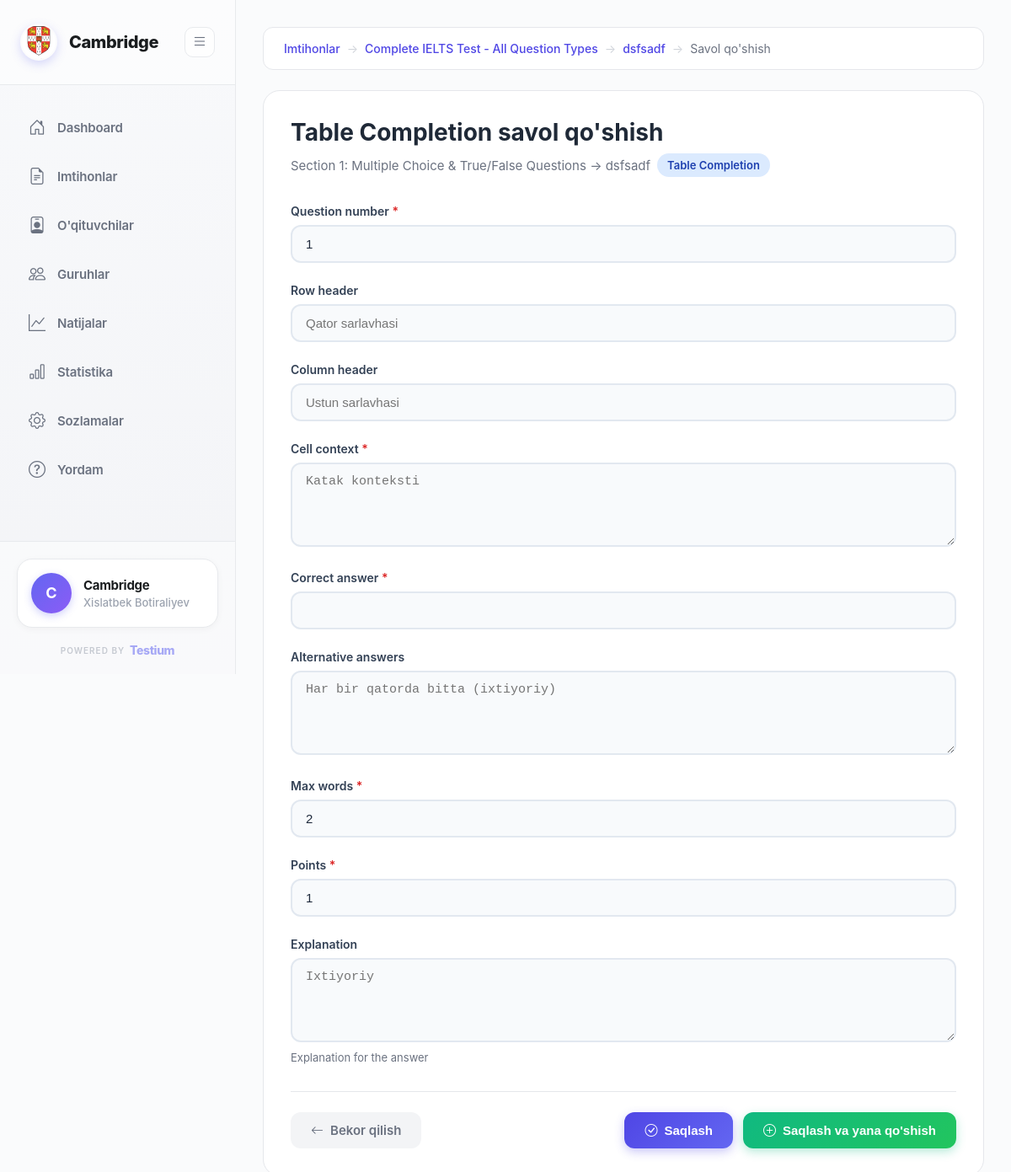
Screenshot of /question-groups/38/questions/table/create/ (signed in) with the database file from the repository.
### organizations/models.py (models this page shows, shortened)
class Organization(AbstractUser):
    full_name = models.CharField(max_length=255, default='User')
    organization_name = models.CharField(max_length=255)
    email = models.EmailField(unique=True)
    phone = models.CharField(max_length=20, unique=True)
    created_at = models.DateTimeField(auto_now_add=True)
    updated_at = models.DateTimeField(auto_now=True)
    USERNAME_FIELD = 'email'
    REQUIRED_FIELDS = ['username', 'full_name', 'organization_name']
    class Meta:
        db_table = 'organizations'
        verbose_name = 'Organization'
        verbose_name_plural = 'Organizations'

class OrganizationSettings(models.Model):
    organization = models.OneToOneField(Organization, on_delete=models.CASCADE, related_name='settings')
    logo = models.ImageField(upload_to='logos/', blank=True, null=True, verbose_name="Logo", help_text="Barcha rasm formatlari qabul qilinadi")
    primary_color = models.CharField(max_length=7, default='#4F46E5', verbose_name="Asosiy rang")
    secondary_color = models.CharField(max_length=7, default='#10b981', verbose_name="Ikkinchi rang")
    address = models.TextField(blank=True, verbose_name="Manzil")
    website = models.URLField(blank=True, verbose_name="Veb-sayt")
    telegram = models.CharField(max_length=100, blank=True, verbose_name="Telegram")
    instagram = models.CharField(max_length=100, blank=True, verbose_name="Instagram")
    facebook = models.CharField(max_length=100, blank=True, verbose_name="Facebook")
    allow_student_registration = models.BooleanField(default=True, verbose_name="Talaba ro'yxatdan o'tishiga ruxsat")
    show_leaderboard = models.BooleanField(default=True, verbose_name="Reyting jadvalini ko'rsatish")
    enable_certificates = models.BooleanField(default=True, verbose_name="Sertifikatlarni yoqish")
    email_notifications = models.BooleanField(default=True, verbose_name="Email xabarnomalar")
    telegram_notifications = models.BooleanField(default=False, verbose_name="Telegram xabarnomalar")
    telegram_bot_token = models.CharField(max_length=200, blank=True, verbose_name="Telegram bot token")
    about_text = models.TextField(blank=True, verbose_name="Biz haqimizda")
    mission = models.TextField(blank=True, verbose_name="Missiya")
    vision = models.TextField(blank=True, verbose_name="Viziya")
    created_at = models.DateTimeField(auto_now_add=True)
    updated_at = models.DateTimeField(auto_now=True)
    class Meta:
        db_table = 'organization_settings'
        verbose_name = 'Tashkilot sozlamalari'
        verbose_name_plural = 'Tashkilot sozlamalari'

### exams/models.py (models this page shows, shortened)
class Exam(models.Model):
    organization = models.ForeignKey(settings.AUTH_USER_MODEL, on_delete=models.CASCADE, related_name='exams')
    title = models.CharField(max_length=255)
    description = models.TextField(blank=True)
    duration = models.IntegerField(help_text='Duration in minutes')
    is_active = models.BooleanField(default=True)
    created_at = models.DateTimeField(auto_now_add=True)
    updated_at = models.DateTimeField(auto_now=True)
    class Meta:
        db_table = 'exams'
        ordering = ['-created_at']

class QuestionGroup(models.Model):
    QUESTION_TYPE_CHOICES = (
        ('multiple_choice_single', 'Multiple Choice (Single Answer)'),
        ('multiple_choice_multiple', 'Multiple Choice (Multiple Answers)'),
        ('true_false_ng', 'True/False/Not Given'),
        ('yes_no_ng', 'Yes/No/Not Given'),
        ('matching_headings', 'Matching Headings'),
        ('matching_information', 'Matching Information'),
        ('matching_features', 'Matching Features'),
        ('matching_sentence_endings', 'Matching Sentence Endings'),
        ('sentence_completion', 'Sentence Completion'),
        ('summary_completion', 'Summary Completion'),
        ('note_completion', 'Note Completion'),
        ('table_completion', 'Table Completion'),
        ('flowchart_completion', 'Flow-chart Completion'),
        ('diagram_labeling', 'Diagram Labeling'),
        ('short_answer', 'Short Answer'),
    )
    section = models.ForeignKey(Section, on_delete=models.CASCADE, related_name='question_groups')
    question_type = models.CharField(max_length=50, choices=QUESTION_TYPE_CHOICES)
    title = models.CharField(max_length=255, help_text='e.g., "Questions 1-5"')
    instructions = models.TextField(help_text='Instructions for this group')
    order = models.IntegerField(default=0)
    passage_text = models.TextField(blank=True)
    image = models.ImageField(upload_to='question_groups/', null=True, blank=True)
    class Meta:
        ordering = ['order']

class Section(models.Model):
    MODULE_TYPES = (
        ('reading', 'Reading'),
        ('listening', 'Listening'),
        ('writing', 'Writing'),
        ('speaking', 'Speaking'),
    )
    exam = models.ForeignKey(Exam, on_delete=models.CASCADE, related_name='sections')
    title = models.CharField(max_length=255, help_text='e.g., "Reading Section 1"')
    module = models.CharField(max_length=20, choices=MODULE_TYPES)
    order = models.IntegerField(default=0)
    passage_text = models.TextField(blank=True, help_text='Reading passage text')
    audio_file = models.FileField(upload_to='audio/', null=True, blank=True)
    audio_url = models.URLField(blank=True, null=True)
    image = models.ImageField(upload_to='sections/', null=True, blank=True)
    is_active = models.BooleanField(default=True)
    created_at = models.DateTimeField(auto_now_add=True)
    class Meta:
        ordering = ['order']

### exams/views_mvt.py (the view)
@login_required
def question_table_create_view(request, group_pk):
    from .forms import TableCompletionForm
    from .models import TableCompletionQuestion
    group = get_object_or_404(QuestionGroup, pk=group_pk, section__exam__organization=request.user)
    if request.method == 'POST':
        form = TableCompletionForm(request.POST)
        if form.is_valid():
            question = form.save(commit=False)
            question.question_group = group
            question.save()
            messages.success(request, f'Savol #{question.question_number} muvaffaqiyatli qo\'shildi!')
            if 'save_and_add' in request.POST:
                return redirect('question_table_create', group_pk=group.pk)
            return redirect('question_group_detail', pk=group.pk)
    else:
        initial = {'question_number': _get_next_question_number(group)}
        form = TableCompletionForm(initial=initial)
    context = _get_question_context(group)
    context.update({
        'form': form,
        'title': 'Table Completion savol qo\'shish',
        'question_type_display': 'Table Completion',
    })
    return render(request, 'exams/question_type_form.html', context)

### templates/exams/question_type_form.html (shortened to what this page needs)
{% extends 'base.html' %}
{% block content %}
<div class="page-container">
    <nav class="breadcrumb-nav">
        <ol class="breadcrumb">
            <li class="breadcrumb-item"><a href="{% url 'exam_list' %}">Imtihonlar</a></li>
            <li class="breadcrumb-item"><a href="{% url 'exam_detail' exam.pk %}">{{ exam.title }}</a></li>
            <li class="breadcrumb-item"><a href="{% url 'question_group_detail' group.pk %}">{{ group.title }}</a></li>
            <li class="breadcrumb-item active">Savol qo'shish</li>
        </ol>
    </nav>
    <div class="form-card">
        <div class="form-header">
            <h1 class="form-title">{{ title }}</h1>
            <div class="form-subtitle">
                <span>{{ section.title }} → {{ group.title }}</span>
                <span class="type-badge">{{ question_type_display }}</span>
            </div>
        </div>
        <form method="post" enctype="multipart/form-data">
            {% for field in form %}
            <div class="form-group">
                <label for="{{ field.id_for_label }}" class="form-label">
                    {{ field.label }}
                    {% if field.field.required %}<span class="required">*</span>{% endif %}
                </label>
                {{ field }}
                {% if field.help_text %}
                <div class="form-help">{{ field.help_text }}</div>
                {% endif %}
            </div>
            {% endfor %}
            <div class="form-actions">
                <a href="{% url 'question_group_detail' group.pk %}" class="btn btn-secondary">
                    <i class="bi bi-arrow-left"></i>
                    Bekor qilish
                </a>
                <div class="action-group">
                    <button type="submit" class="btn btn-primary">
                        <i class="bi bi-check-circle"></i>
                        Saqlash
                    </button>
                    <button type="submit" name="save_and_add" class="btn btn-success">
                        <i class="bi bi-plus-circle"></i>
                        Saqlash va yana qo'shish
                    </button>
                </div>
            </div>
        </form>
    </div>
</div>
{% endblock %}

### templates/base.html (shortened to what this page needs)
<!DOCTYPE html>
<html lang="uz">
<head>
    <link href="https://cdn.jsdelivr.net/npm/bootstrap-icons@1.10.0/font/bootstrap-icons.css" rel="stylesheet">
    {% load static %}
</head>
<body>
    {% if user.is_authenticated %}
    <div class="dashboard-layout">
        <aside class="sidebar" id="sidebar">
            <div class="sidebar-header">
                <a href="{% url 'dashboard' %}" class="logo">
                    {% if user.settings.logo %}
                    <div class="logo-icon" style="background: none; padding: 0;">
                        <img src="{{ user.settings.logo.url }}" alt="{{ user.organization_name }}" style="width: 40px; height: 40px; object-fit: cover; border-radius: 50%;">
                    </div>
                    {% else %}
                    <div class="logo-icon">
                        {{ user.organization_name|first|upper }}
                    </div>
                    {% endif %}
                    <span class="logo-text">{{ user.organization_name }}</span>
                </a>
                <button class="toggle-btn" id="toggleSidebar">
                    <i class="bi bi-list"></i>
                </button>
            </div>
            <nav class="sidebar-menu">
                <a href="{% url 'dashboard' %}" class="menu-item {% if request.resolver_match.url_name == 'dashboard' %}active{% endif %}">
                    <i class="bi bi-house-door"></i>
                    <span>Dashboard</span>
                </a>
                <a href="{% url 'exam_list' %}" class="menu-item {% if 'exam' in request.path and 'result' not in request.path %}active{% endif %}">
                    <i class="bi bi-file-earmark-text"></i>
                    <span>Imtihonlar</span>
                </a>
                <a href="{% url 'teacher_list' %}" class="menu-item {% if 'teacher' in request.path %}active{% endif %}">
                    <i class="bi bi-person-badge"></i>
                    <span>O'qituvchilar</span>
                </a>
                <a href="{% url 'group_list' %}" class="menu-item {% if 'student-group' in request.path %}active{% endif %}">
                    <i class="bi bi-people"></i>
                    <span>Guruhlar</span>
                </a>
                <a href="{% url 'results_list' %}" class="menu-item {% if request.resolver_match.url_name == 'results_list' or request.resolver_match.url_name == 'result_detail' %}active{% endif %}">
                    <i class="bi bi-graph-up"></i>
                    <span>Natijalar</span>
                </a>
                <a href="{% url 'analytics' %}" class="menu-item {% if request.resolver_match.url_name == 'analytics' %}active{% endif %}">
                    <i class="bi bi-bar-chart"></i>
                    <span>Statistika</span>
                </a>
                <a href="{% url 'settings' %}" class="menu-item {% if 'settings' in request.path %}active{% endif %}">
                    <i class="bi bi-gear"></i>
                    <span>Sozlamalar</span>
                </a>
                <a href="{% url 'support' %}" class="menu-item {% if 'support' in request.path %}active{% endif %}">
                    <i class="bi bi-question-circle"></i>
                    <span>Yordam</span>
                </a>
            </nav>
            <div class="sidebar-footer">
                <a href="#" onclick="confirmLogout(event)" class="user-profile">
                    <div class="user-avatar">
                        {{ user.organization_name|first|upper }}
                    </div>
                    <div class="user-info">
                        <div class="user-name">{{ user.organization_name }}</div>
                        <div class="user-role">{{ user.full_name }}</div>
                    </div>
                </a>
                <div class="powered-by">
                    <a href="https://testium.uz" target="_blank" class="powered-link">
                        <span class="powered-label">POWERED BY</span>
                        <span class="powered-brand">Testium</span>
                    </a>
                </div>
            </div>
        </aside>
        <main class="main-content">
            {% block content %}{% endblock %}
        </main>
    </div>
    {% endif %}
</body>
</html>

### rows the page displays
Organization: settings.logo (picture), organization_name "Cambridge", organization_name|first "C", full_name "Xislatbek Botiraliyev"
Exam: title "Complete IELTS Test - All Question Types"
QuestionGroup: title "dsfsadf"
Section: title "Section 1: Multiple Choice & True/False Questions"

### other values shown
{{ title }} "Table Completion savol qo'shish"
{{ question_type_display }} "Table Completion"
{{ field.label }} "Question number" "Row header" "Column header" "Cell context" "Correct answer" "Alternative answers" "Max words" "Points" "Explanation"
{{ field.help_text }} "Explanation for the answer"
